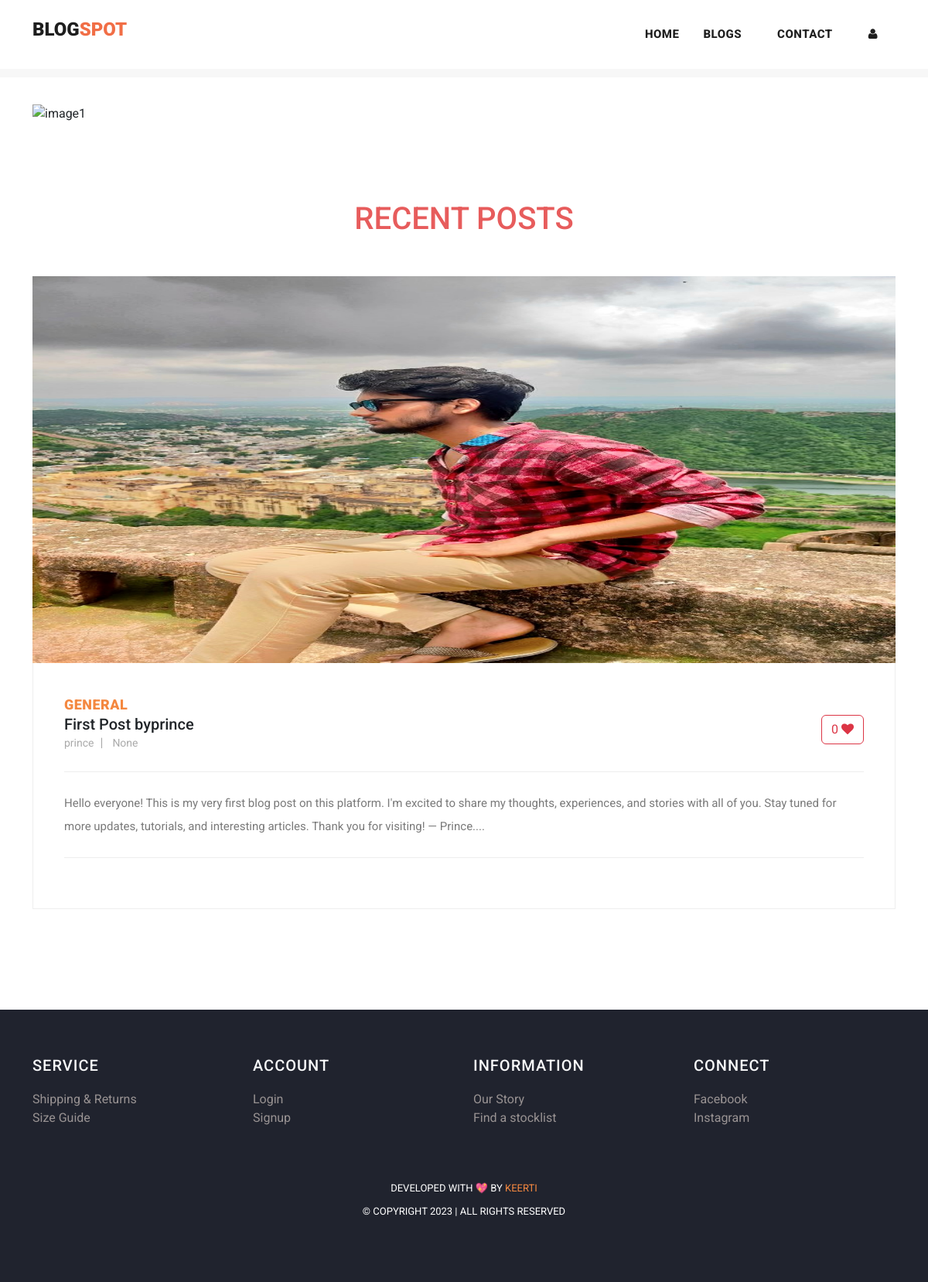
Page /blog on the committed database.
### myapp/models.py (models this page shows, shortened)
class Post(models.Model):
    postname = models.CharField(max_length=600)
    category = models.CharField(max_length=600)
    image = CloudinaryField('image', blank=True, null=True)
    content = models.TextField(max_length=100000)
    time = models.DateTimeField(auto_now_add=True)
    likes = models.IntegerField(default=0, blank=True)
    user = models.ForeignKey(User, on_delete=models.CASCADE)

### myapp/views.py (the view)
# urls.py: path("blog",views.blog,name="blog"),
def blog(request):
    return render(request,"blog.html",{
            'posts':Post.objects.filter(user_id=request.user.id).order_by("id").reverse(),
            'top_posts':Post.objects.all().order_by("-likes"),
            'recent_posts':Post.objects.all().order_by("-id"),
            'user':request.user,
            'media_url':settings.MEDIA_URL
        })

### templates/blog.html (shortened to what this page needs)
{% load static %}
<!DOCTYPE html>
<html lang="en">
<head>
  <link href="{% static 'vendor/bootstrap/css/bootstrap.min.css' %}" rel="stylesheet">
  <link href="https://cdn.jsdelivr.net/npm/bootstrap@5.3.1/dist/css/bootstrap.min.css" rel="stylesheet"
>
  <link rel="stylesheet" href="{% static 'assets/css/fontawesome.css' %}">
  <link rel="stylesheet" href="{% static 'assets/css/templatemo-stand-blog.css' %}">
  <link rel="stylesheet" href="{% static 'assets/css/owl.css' %}">
  <link rel="stylesheet" href="{% static 'assets/css/styles.css' %}">
</head>
<body>
  {%include 'header.html'%}
  <div class="container mt-5 carousel">
    <div id="carouselExampleCaptions" class="carousel slide">
      <div class="carousel-indicators">
        <button type="button" data-bs-target="#carouselExampleCaptions" data-bs-slide-to="0" class="active"
          aria-current="true" aria-label="Slide 1"></button>
        <button type="button" data-bs-target="#carouselExampleCaptions" data-bs-slide-to="1"
          aria-label="Slide 2"></button>
        <button type="button" data-bs-target="#carouselExampleCaptions" data-bs-slide-to="2"
          aria-label="Slide 3"></button>
        <button type="button" data-bs-target="#carouselExampleCaptions" data-bs-slide-to="3"
          aria-label="Slide 4"></button>
      </div>
      <div class="carousel-inner">
        <div class="carousel-item active">
          <img src="{% static 'assets/images/img1.jpg' %}" alt="image1">
          <div class="carousel-caption d-none d-md-block">
          </div>
        </div>
      </div>
      <button class="carousel-control-prev" type="button" data-bs-target="#carouselExampleCaptions"
        data-bs-slide="prev">
        <span class="carousel-control-prev-icon" aria-hidden="true"></span>
      </button>
      <button class="carousel-control-next" type="button" data-bs-target="#carouselExampleCaptions"
        data-bs-slide="next">
        <span class="carousel-control-next-icon" aria-hidden="true"></span>
      </button>
    </div>
  </div>
  <section class="blog-posts">
    <div class="container">
      <h3 class="text-center" style="margin: 50px; font-size: 40px; color: rgb(231, 92, 92);">RECENT POSTS</h3>
      <div class="row">
        <div class="col-lg-12">
          <div class="all-blog-posts">
            <div class="row">
              {% for post in recent_posts %}
              <div class="col-lg-12">
                <div class="blog-post">
                  <div class="blog-thumb">
                    <img src="{{media_url}}{{post.image}}" alt="" style="height: 500px;">
                  </div>
                  <div class="down-content">
                    <span>{{post.category}}</span>
                    <form method="post" action="{% url 'increaselikes' post.id %}">
                      <button class="float-right btn btn-outline-danger" type="submit ">
                        {{post.likes}} <i class="fa fa-heart"></i></button>
                    </form>
                    <a href="{% url 'post' post.id %}" class="text-decoration-none text-dark">
                      <h5>{{post.postname}}</h5>
                    </a>
                    <ul class="post-info">
                      <li><a href="#">{{post.user}}</a></li>
                      <li><a href="#">{{post.time}}</a></li>
                    </ul>
                    <p style="max-width: 100%;">{{post.content|slice:"0:500"}}....</p>
                  </div>
                </div>
              </div>
              {% endfor %}
            </div>
          </div>
        </div>
      </div>
    </div>
  </section>
  {% include 'footer.html' %}
</body>
</html>

### static/assets/css/templatemo-stand-blog.css (style rules this page uses)
body { font-family: 'Roboto', sans-serif; overflow-x: hidden; text-rendering: optimizeLegibility; -webkit-font-smoothing: antialiased; -moz-osx-font-smoothing: grayscale; }
p { margin-bottom: 0px; font-size: 15px; font-weight: 400; color: #7a7a7a; line-height: 30px; }
a { text-decoration: none!important; }
ul { padding: 0; margin: 0; list-style: none; }
h1,h2,h3,h4,h5,h6 { margin: 0px; }
.blog-posts { margin-top: 100px; }
.blog-posts .blog-post { margin-bottom: 30px; }
.blog-posts .blog-thumb img { width: 100%; overflow: hidden; }
.blog-posts .down-content { padding: 40px; border-right: 1px solid #eee; border-left: 1px solid #eee; border-bottom: 1px solid #eee; }
.blog-posts .down-content span { font-size: 18px; text-transform: uppercase; letter-spacing: 0.5px; font-weight: 900; color: #f48840; }
.blog-posts .down-content ul.post-info li { display: inline-block; margin-right: 8px; }
.blog-posts .down-content ul.post-info li:after { content: '|'; color: #aaa; margin-left: 8px; }
.blog-posts .down-content ul.post-info li:last-child::after { display: none; }
.blog-posts .down-content ul.post-info li a { font-size: 14px; color: #aaa; font-weight: 400; transition: all .3s; }
.blog-posts .down-content p { padding: 25px 0px; margin: 25px 0px; border-top: 1px solid #eee; border-bottom: 1px solid #eee; }

### static/assets/css/styles.css (style rules this page uses)
.carousel img { width: 100%; height: 700px; }
.blog-posts .blog-post img, .blog-post img { height: 300px; }

### templates/footer.html (style rules this page uses)
li { text-decoration: none; text-align: left; }
li a { color: rgb(153, 147, 147); }

### rows in the picture
Post: image (picture), category "GENERAL", likes "0", postname "First Post byprince", user "prince", time "None", content "Hello everyone! This is my very first blog post on this platform. I'm excited to share my thoughts, experiences, and stories with all of you. Stay tuned for more updates, tutorials, and interesting articles. Thank you for visiting! — Prince"
